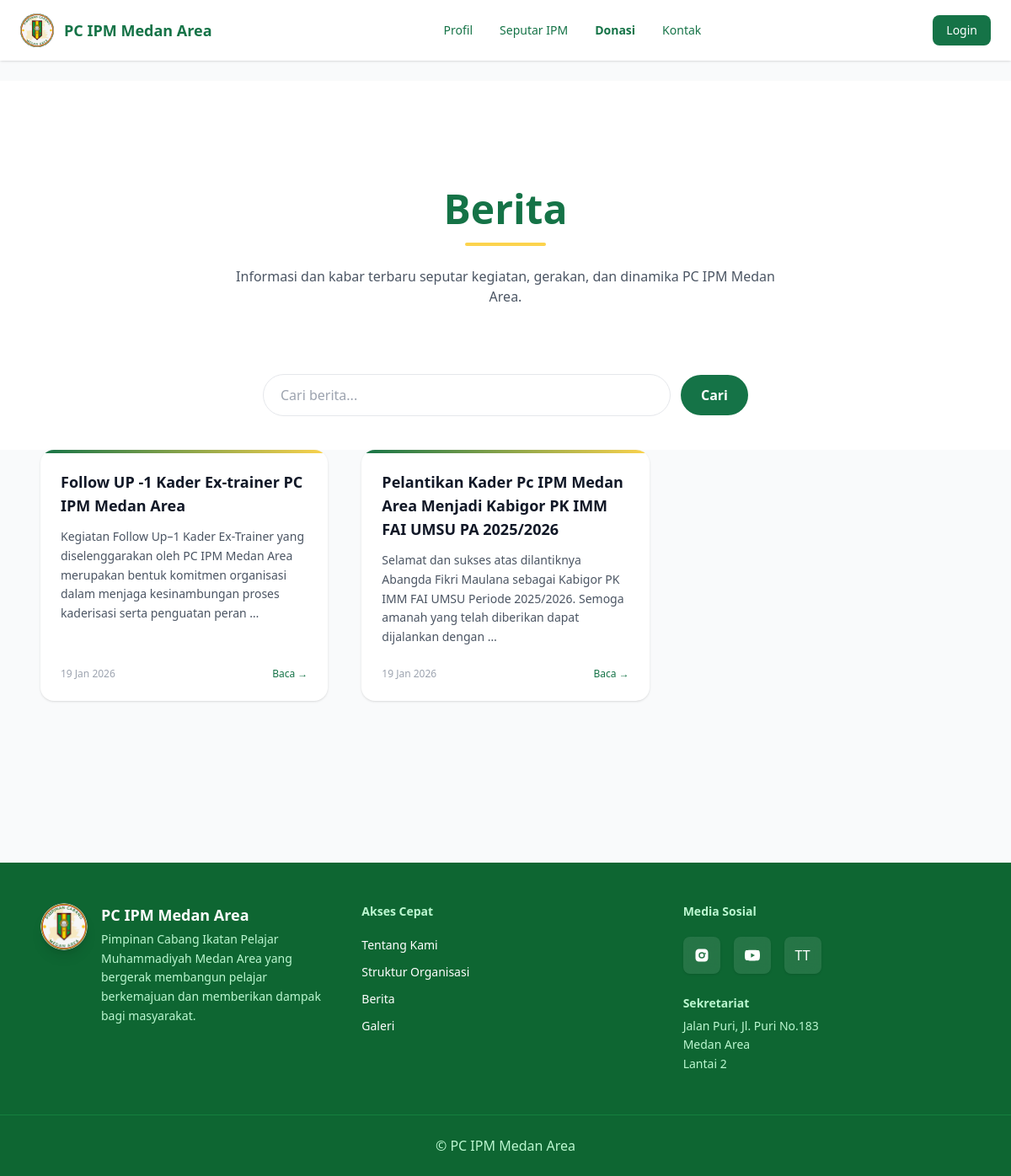
The page /berita/ on the database as committed earlier.
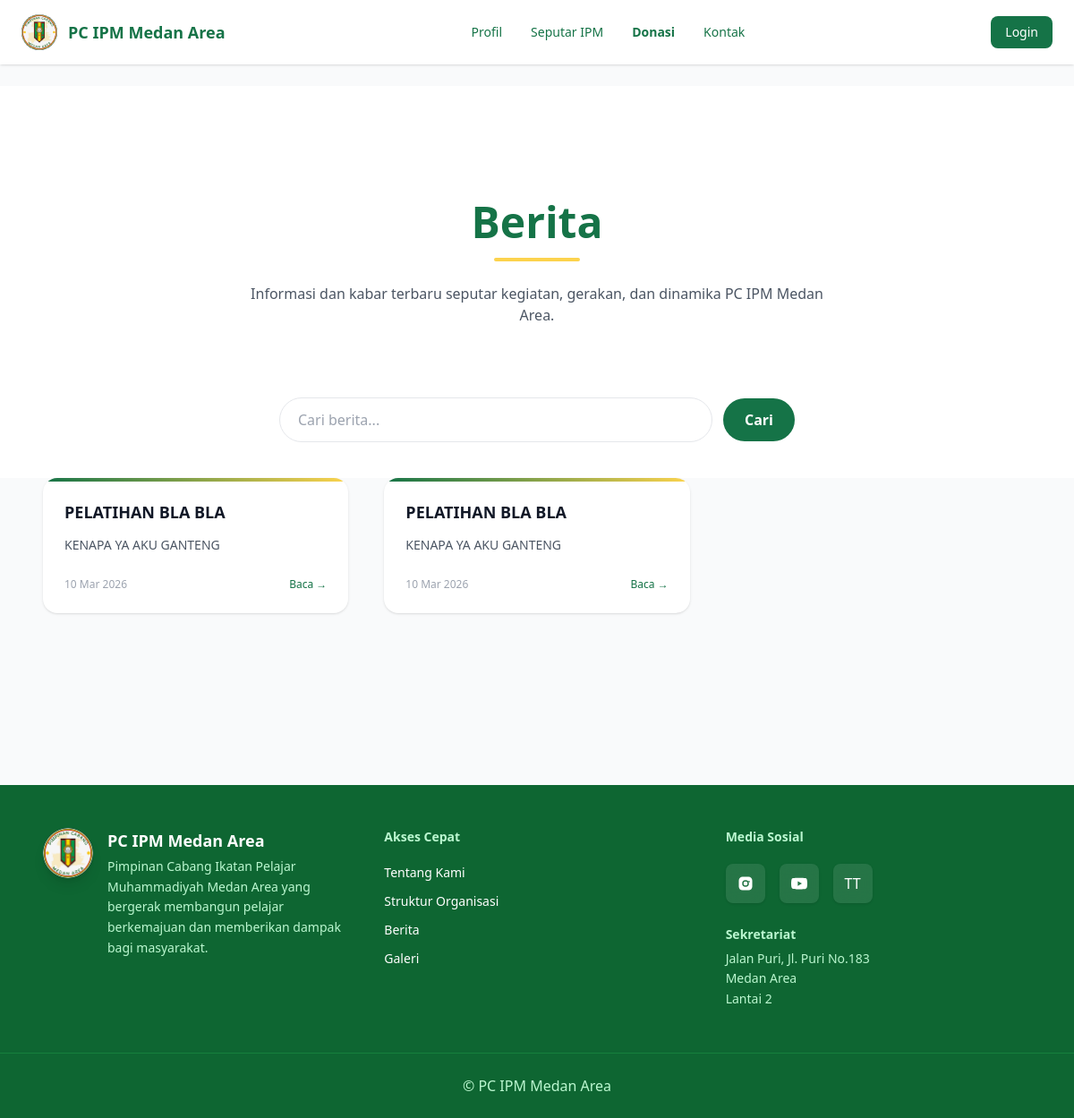
The same page on the database as committed later.
### blog/models.py (models this page shows, shortened)
class Post(models.Model):
    title = models.CharField(max_length=200)
    slug = models.SlugField(unique=True)
    content = models.TextField()
    thumbnail = models.ImageField(upload_to='berita/', blank=True, null=True)
    is_published = models.BooleanField(default=False)
    created_at = models.DateTimeField(auto_now_add=True)

### blog/views_public.py (the view)
# urls.py: path('berita/', views_public.berita, name='berita'),
def berita(request):
    qs = Post.objects.filter(
        is_published=True
    ).order_by('-created_at')
    q = request.GET.get('q')
    if q:
        qs = qs.filter(title__icontains=q)
    paginator = Paginator(qs, 6)
    page_obj = paginator.get_page(
        request.GET.get('page')
    )
    return render(
        request,
        'public/Seputar_ipmmera/berita_list.html',
        {
            'page_obj': page_obj,
            'q': q
        }
    )

### blog/context_processors.py (called while the page is built)
def global_user_role(request):
    user = request.user
    return {
        'is_editor': (
            user.is_authenticated and
            user.groups.filter(name__in=['Dewa', 'admin']).exists()
        ),
        'is_dewa': (
            user.is_authenticated and
            user.groups.filter(name='Dewa').exists()
        ),
    }

### templates/public/Seputar_ipmmera/berita_list.html (shortened to what this page needs)
{% extends "public/base_public.html" %}
{% block content %}
<section class="pt-32 pb-20 bg-white">
  <div class="max-w-6xl mx-auto px-6 text-center">
    <h1 class="text-4xl md:text-5xl font-extrabold text-[#157347] mb-4">
      Berita
    </h1>
    <div class="w-24 h-1 mx-auto bg-[#FCD34D] rounded-full mb-6"></div>
    <p class="text-gray-600 max-w-2xl mx-auto">
      Informasi dan kabar terbaru seputar kegiatan, gerakan,
      dan dinamika PC IPM Medan Area.
    </p>
  </div>
</section>
<section class="bg-white">
  <div class="max-w-6xl mx-auto px-6 pb-10">
    <form method="get"
          class="max-w-xl mx-auto flex items-center gap-3">
      <input
        type="text"
        name="q"
        value="{{ q|default:'' }}"
        placeholder="Cari berita..."
        class="flex-1 px-5 py-3 rounded-full border
               focus:outline-none focus:ring-2
               focus:ring-[#157347] focus:border-[#157347]"
      >
      <button
        type="submit"
        class="px-6 py-3 rounded-full
               bg-[#157347] text-white font-semibold
               hover:bg-[#145A32] transition">
        Cari
      </button>
    </form>
  </div>
</section>
<section class="pb-24 bg-gray-50">
  <div class="max-w-6xl mx-auto px-6">
    {% if page_obj and page_obj.object_list %}
    <div class="grid grid-cols-1 sm:grid-cols-2 md:grid-cols-3 gap-10">
      {% for post in page_obj %}
      <a href="{% url 'detail_berita' post.slug %}"
         class="group relative bg-white rounded-2xl shadow
                hover:shadow-2xl transition overflow-hidden">
        <div class="absolute top-0 left-0 w-full h-1
                    bg-gradient-to-r from-[#157347] to-[#FCD34D]"></div>
        <div class="p-6 flex flex-col h-full">
          <h2
            class="font-bold text-lg mb-3 text-gray-900
                   group-hover:text-[#157347] transition">
            {{ post.title }}
          </h2>
          <p class="text-sm text-gray-600 leading-relaxed flex-grow">
            {{ post.content|truncatewords:24 }}
          </p>
          <div class="mt-6 flex items-center justify-between
                      text-xs text-gray-400">
            <span>{{ post.created_at|date:"d M Y" }}</span>
            <span class="text-[#157347] font-medium
                         group-hover:underline">
              Baca →
            </span>
          </div>
        </div>
      </a>
      {% endfor %}
    </div>
    {% endif %}
  </div>
</section>
{% endblock %}

Rows that differ between the two databases and show on the page:
removed Post: title "Follow UP -1 Kader Ex-trainer PC IPM Medan Area", content "Kegiatan Follow Up–1 Kader Ex-Trainer yang diselenggarakan oleh PC IPM Medan Area merupakan bentuk komitmen organisasi dalam menjaga kesinambungan proses kaderisasi serta penguatan peran …", created_at "19 Jan 2026"
removed Post: title "Pelantikan Kader Pc IPM Medan Area Menjadi Kabigor PK IMM FAI UMSU PA 2025/2026", content "Selamat dan sukses atas dilantiknya Abangda Fikri Maulana sebagai Kabigor PK IMM FAI UMSU Periode 2025/2026. Semoga amanah yang telah diberikan dapat dijalankan dengan …", created_at "19 Jan 2026"
added Post: title "PELATIHAN BLA BLA", content "KENAPA YA AKU GANTENG", created_at "10 Mar 2026"
added Post: title "PELATIHAN BLA BLA", content "KENAPA YA AKU GANTENG", created_at "10 Mar 2026"
